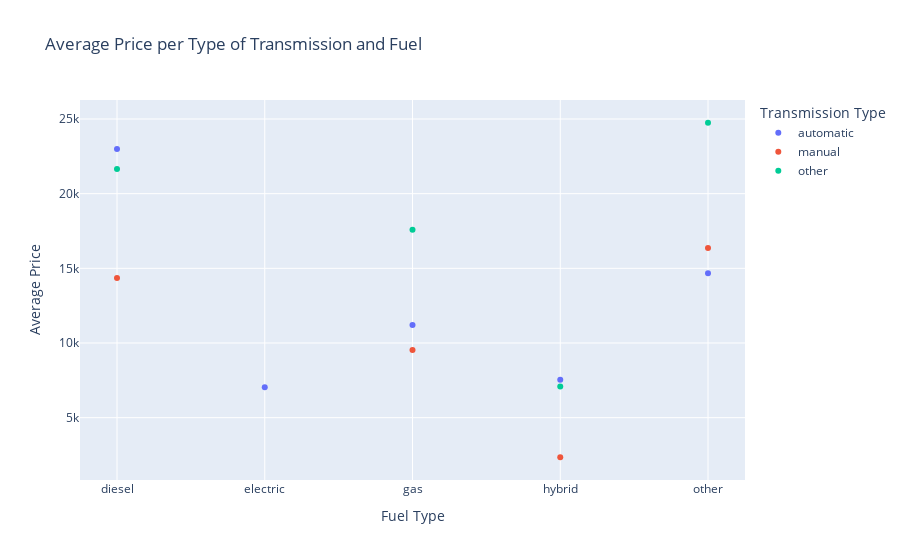

The cell this chart's notebook holds for it:
### Markdown cell above
This groups data by fuel and transmission, then calculates the average price. Then I created a new dataframe out of the series, and created a scatter plot.

### Code cell
grp = car_data.groupby(['fuel', 'transmission'])
car_fuel_transmission = grp['price'].mean()
car_fuel_transmission = car_fuel_transmission.reset_index().rename(columns={0: 'price'})
#price_fuel = car_data.groupby('fuel')['price'].mean()
car_fuel_scatter = px.scatter(car_fuel_transmission,
                              x='fuel',
                              y='price',
                              color='transmission',
                              labels={
                                'price': 'Average Price',
                                'fuel': 'Fuel Type',
                                'transmission': 'Transmission Type'},                              
                              title='Average Price per Type of Transmission and Fuel')
car_fuel_scatter.show()

### Figure 1 — Plotly figure (JSON) as saved in the notebook; plotly's stock layout.template omitted (floating-point values rounded to 4 significant figures)
{"data": [{"hovertemplate": "Transmission Type=automatic<br>Fuel Type=%{x}<br>Average Price=%{y}<extra></extra>", "legendgroup": "automatic", "marker": {"color": "#636efa", "symbol": "circle"}, "mode": "markers", "name": "automatic", "orientation": "v", "showlegend": true, "type": "scatter", "x": ["diesel", "electric", "gas", "hybrid", "other"], "xaxis": "x", "y": [22990.0, 7034.0, 11210.0, 7537.0, 14660.0], "yaxis": "y"}, {"hovertemplate": "Transmission Type=manual<br>Fuel Type=%{x}<br>Average Price=%{y}<extra></extra>", "legendgroup": "manual", "marker": {"color": "#EF553B", "symbol": "circle"}, "mode": "markers", "name": "manual", "orientation": "v", "showlegend": true, "type": "scatter", "x": ["diesel", "gas", "hybrid", "other"], "xaxis": "x", "y": [14340.0, 9524.0, 2350, 16370.0], "yaxis": "y"}, {"hovertemplate": "Transmission Type=other<br>Fuel Type=%{x}<br>Average Price=%{y}<extra></extra>", "legendgroup": "other", "marker": {"color": "#00cc96", "symbol": "circle"}, "mode": "markers", "name": "other", "orientation": "v", "showlegend": true, "type": "scatter", "x": ["diesel", "gas", "hybrid", "other"], "xaxis": "x", "y": [21650.0, 17580.0, 7085, 24750.0], "yaxis": "y"}], "layout": {"legend": {"title": {"text": "Transmission Type"}, "tracegroupgap": 0}, "title": {"text": "Average Price per Type of Transmission and Fuel"}, "xaxis": {"anchor": "y", "domain": [0, 1], "title": {"text": "Fuel Type"}}, "yaxis": {"anchor": "x", "domain": [0, 1], "title": {"text": "Average Price"}}}}
